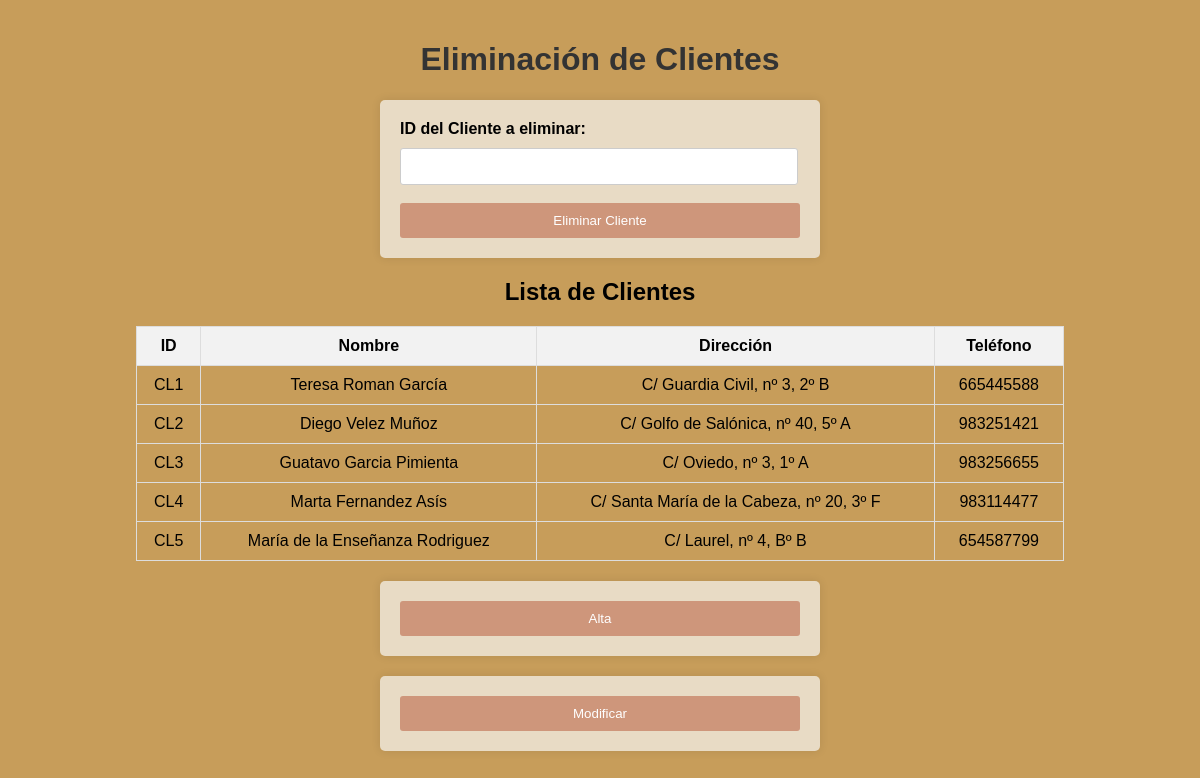
Screenshot of /admin/Baja-cliente.php with the database file from the repository.
### tables this page shows
CREATE TABLE IF NOT EXISTS `clientes` (
  `idCliente` VARCHAR(45) NOT NULL,
  `NombreCli` VARCHAR(45) NOT NULL,
  `Direccion` VARCHAR(200) NOT NULL,
  `Telefono` INT NOT NULL,
  PRIMARY KEY (`idCliente`));

### admin/Baja-cliente.php (the view, shortened to what this page needs)
<!DOCTYPE html>
<html>
<head>
    <link rel="stylesheet" href="../css/Alta.css">
</head>
<body>
    <h1>Eliminación de Clientes</h1>
    <form method="POST" action="<?php echo $_SERVER["PHP_SELF"]; ?>" onsubmit="return confirmarEliminacion();">
        <label for="idCliente">ID del Cliente a eliminar:</label>
        <input type="text" name="idCliente" id="idCliente" size="10" required><br><br>
        <button type="submit">Eliminar Cliente</button>
    </form>
    <div>
        <?php
        $conexion = conectar();
        $consulta_clientes = $conexion->query("SELECT idCliente, NombreCli, Direccion, Telefono FROM Clientes");
        if ($consulta_clientes->num_rows > 0) {
            echo "<h2>Lista de Clientes</h2>";
            echo "<table border='1'>
                <tr>
                    <th>ID</th>
                    <th>Nombre</th>
                    <th>Dirección</th>
                    <th>Teléfono</th>
                </tr>";
            while ($fila = $consulta_clientes->fetch_assoc()) {
                echo "<tr>
                    <td>{$fila['idCliente']}</td>
                    <td>{$fila['NombreCli']}</td>
                    <td>{$fila['Direccion']}</td>
                    <td>{$fila['Telefono']}</td>
                </tr>";
            }
            echo "</table>";
        } else {
            echo "No hay clientes registrados.";
        }
        ?>
    </div>
    <form action="Alta-cliente.php" method="post">
        <button type="submit">Alta</button>
    </form>
    <form action="Modif-cliente.php" method="post">
        <button type="submit">Modificar</button>
    </form>
</body>
</html>

### css/Alta.css (style rules this page uses)
body { font-family: Arial, sans-serif; background-color: #c79d5a; margin: 0; padding: 20px; }
h1 { color: #333; text-align: center; }
form { max-width: 400px; margin: 20px auto; padding: 20px; background-color: #e8dbc5; border-radius: 5px; box-shadow: 0 0 10px rgba(0, 0, 0, 0.1); }
label { display: block; margin-bottom: 10px; font-weight: bold; }
input[type="text"], input[type="number"] { width: 94%; padding: 10px; border: 1px solid #ccc; border-radius: 3px; }
button { width: 100%; padding: 10px; background-color: #CE967B; color: #fff; border: none; border-radius: 3px; cursor: pointer; }
div { text-align: center; }
table { margin-top: 20px; margin-left: 10%; border-collapse: collapse; width: 80%; }
th, td { padding: 10px; border: 1px solid #ddd; }
th { background-color: #f2f2f2; }

### rows the page displays
clientes: idCliente "CL1", NombreCli "Teresa Roman García", Direccion "C/ Guardia Civil, nº 3, 2º B", Telefono "665445588"
clientes: idCliente "CL2", NombreCli "Diego Velez Muñoz", Direccion "C/ Golfo de Salónica, nº 40, 5º A", Telefono "983251421"
clientes: idCliente "CL3", NombreCli "Guatavo Garcia Pimienta", Direccion "C/ Oviedo, nº 3, 1º A", Telefono "983256655"
clientes: idCliente "CL4", NombreCli "Marta Fernandez Asís", Direccion "C/ Santa María de la Cabeza, nº 20, 3º F", Telefono "983114477"
clientes: idCliente "CL5", NombreCli "María de la Enseñanza Rodriguez", Direccion "C/ Laurel, nº 4, Bº B", Telefono "654587799"
